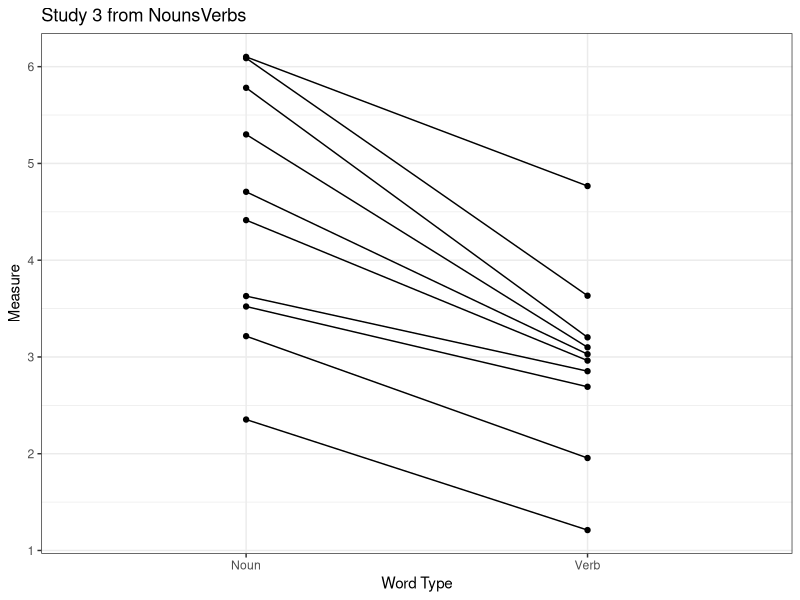
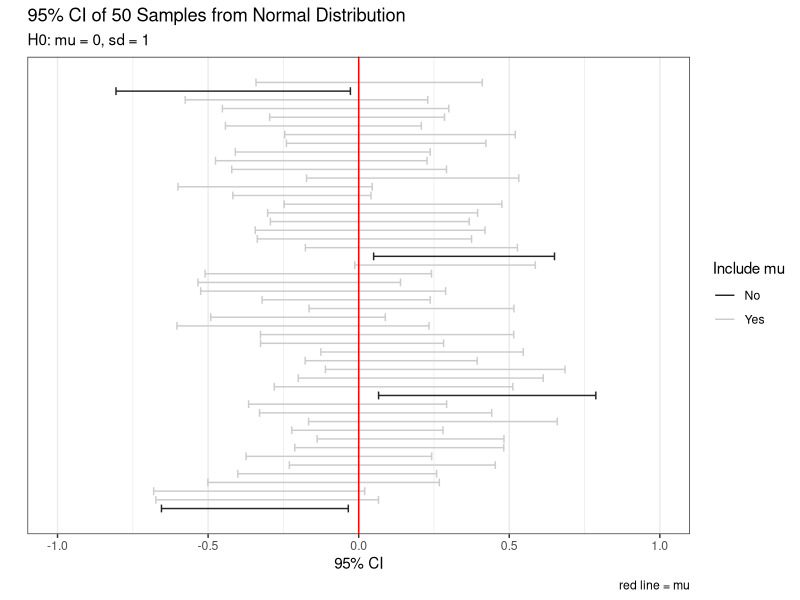
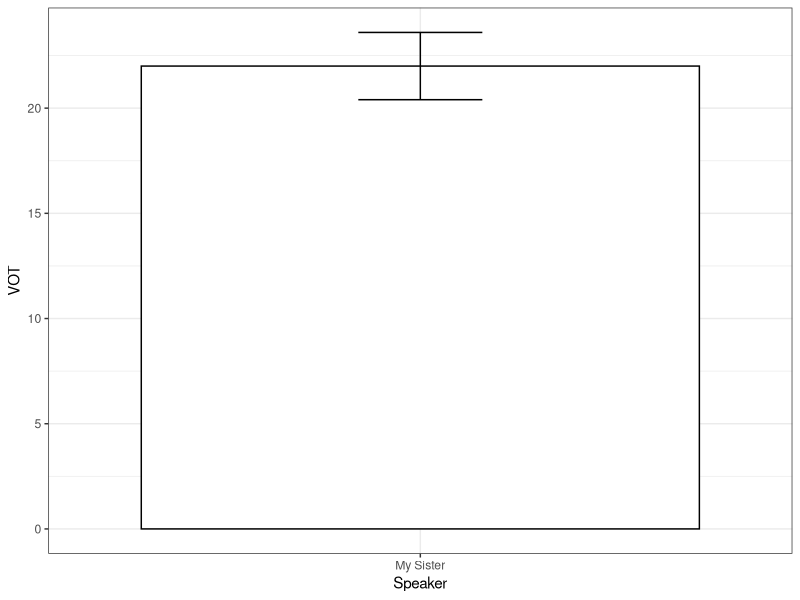
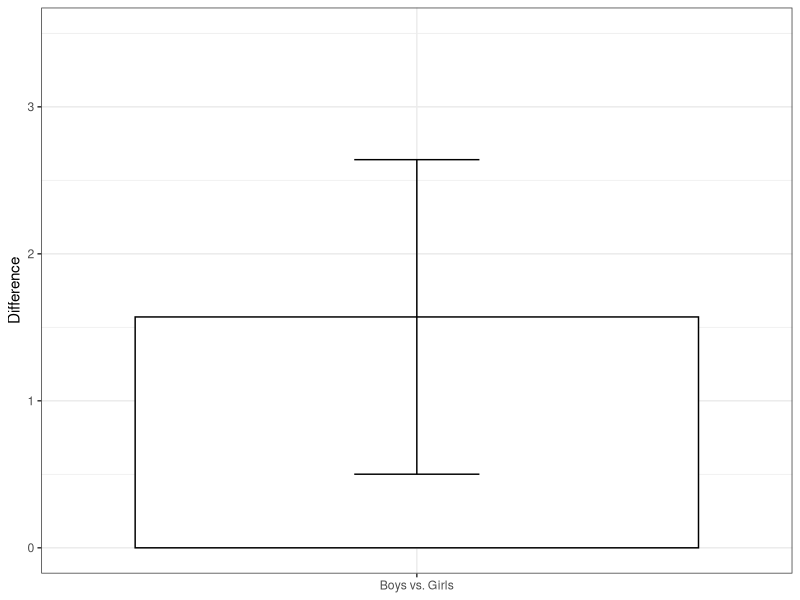
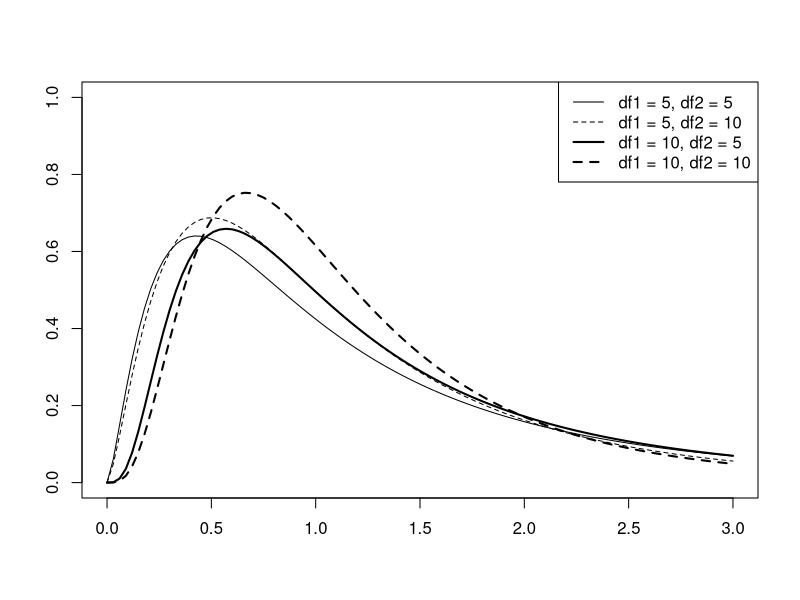
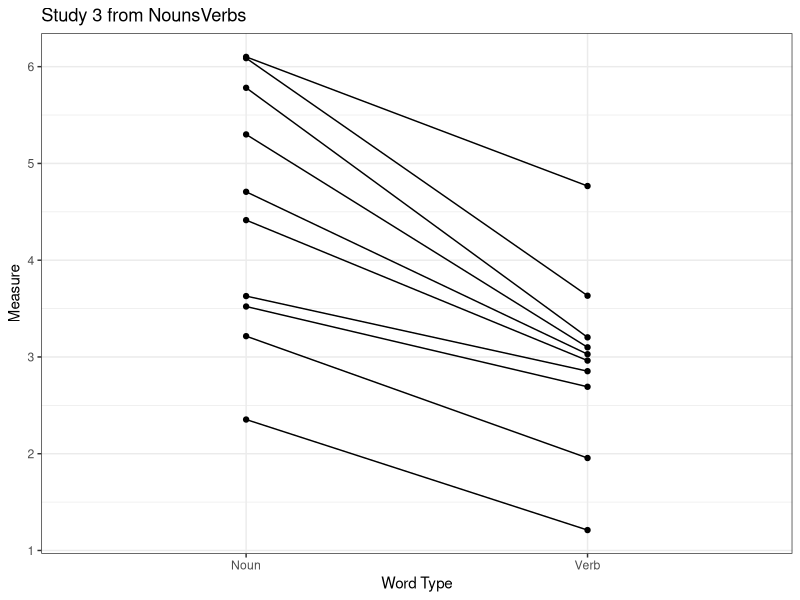
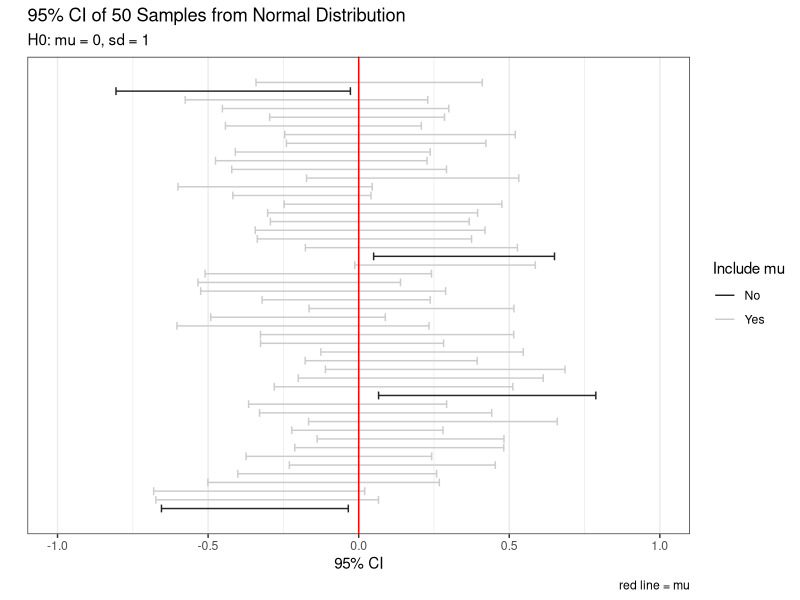
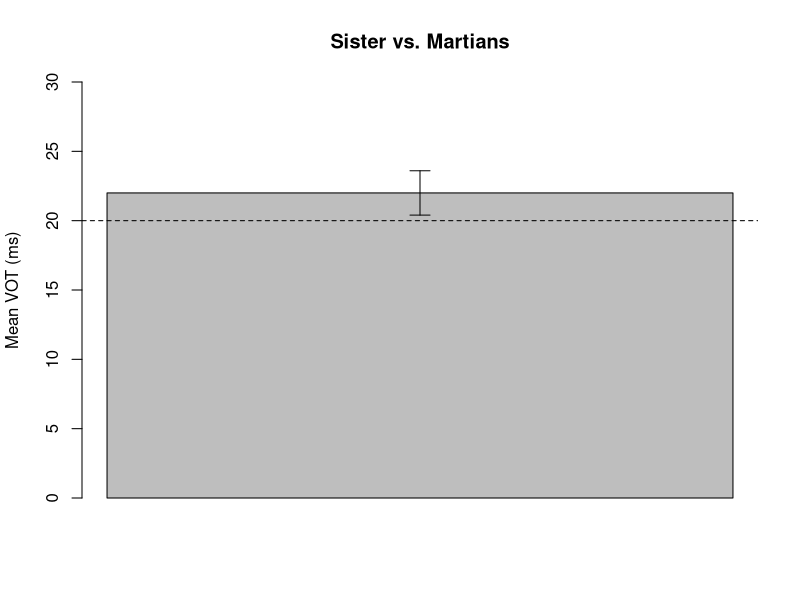

The R script that drew these images, in order: (Note: this script raises an error after producing the figures.)
# Figure 1

tiff(filename = "ch7.figure1.tiff", width = 1800, height = 1350, units = "px", res = 300)

plot(function(x) {df(x, df1=5, df2=5)}, xlim=c(0,3), ylim=c(0,1), ylab = "", xlab = "") 
plot(function(x) {df(x, df1=5, df2=10)}, xlim=c(0,3), add=T, lty=2) 
plot(function(x) {df(x, df1=10, df2=5)}, xlim=c(0,3), add=T, lwd=2) 
plot(function(x) {df(x, df1=10, df2=10)},
       xlim=c(0,3), add=T, lty=2, lwd=2) 
legend("topright", lty=c(1,2,1,2), lwd = c(1,1,2,2), 
       legend=c("df1 = 5, df2 = 5", "df1 = 5, df2 = 10", "df1 = 10, df2 = 5",
                    "df1 = 10, df2 = 10")) 

dev.off()

# Figure 2
library(ggplot2)

nv = read.table("NounsVerbs.txt", header = T) 
ggplot(subset(nv, Study == 3), aes(x = WordType, y = Measure)) +
  geom_point() +
  geom_line(aes(group = Participant)) +
  labs(title = "Study 3 from NounsVerbs", x = "Word Type", y = "Measure") +
  theme_bw()

ggsave(filename = "ch7.figure2.tiff", width = 1800, height = 1350, units = "px",
       dpi = 300)

# Figure 3
library(ggplot2)

n = 30
means = c()
ses = c()
ci.upper = c()
ci.lower = c()
for(i in 1:50) {
  set.seed(i * 10)
  sample.new = rnorm(n)
  means[i] = mean(sample.new)
  ses[i] = sd(sample.new) / sqrt(n)
  ci.upper[i] = means[i] + 1.96 * ses[i]
  ci.lower[i] = means[i] - 1.96 * ses[i]
}

ci.test = data.frame(sample.mean = means, sample.se = ses, 
                     ci.upper = ci.upper, ci.lower = ci.lower, x = 1:50)

means.avg = mean(means)

ci.test$includeMu = ifelse(ci.test$ci.lower > 0 | ci.test$ci.upper < 0, "No", "Yes")

ggplot(data = ci.test, mapping = aes(x = x, y = sample.mean, color = includeMu)) +
  geom_errorbar(ymin = ci.lower, ymax = ci.upper) +
  geom_hline(yintercept = 0, color = "red") +
  scale_x_continuous(labels = NULL, breaks = NULL) +
  scale_y_continuous(limits = c(-1, 1)) +
  scale_color_manual(values = c("#252525", "#cccccc")) +
  coord_flip() + labs(title = "95% CI of 50 Samples from Normal Distribution",
                      subtitle = "H0: mu = 0, sd = 1", x = "", y = "95% CI", caption = "red line = mu") +
  guides(color = guide_legend(title = "Include mu")) +
  theme_bw()

ggsave(filename = "ch7.figure3.tiff", width = 1800, height = 1350, units = "px",
       dpi = 300)

# Figure 4
tiff(filename = "ch7.figure4.tiff", width = 1800, height = 1350, units = "px", res = 300)

error.bar = function(x, y, upper, lower = upper, length = 0.1,...) { 
  if(length(x) != length(y) | length(y) !=length(lower) | 
     length(lower) != length(upper)) 
    stop("vectors must be same length") 
  arrows(x, y + upper, x, y - lower, 
         angle = 90, code = 3, length = length, ...) 
} 
sister.plot = barplot(22, ylim = c(0,30), 
                      ylab = "Mean VOT (ms)", main = "Sister vs. Martians") 
conf95 = qt(0.05/2, df = 15) * (3/sqrt(16))
error.bar(sister.plot, 22, conf95) 
abline(h = 20, lty = 2)

dev.off()

# Figure 5
sister.mean = data.frame(Speaker = "My Sister", VOT = 22)
library(ggplot2) 
ggplot(data = sister.mean, mapping = aes(x = Speaker, y = VOT)) + 
  geom_bar(fill = "white", color = "black", stat = "identity") + 	
  geom_errorbar(mapping = aes(ymin = VOT-conf95, 
                              ymax = VOT+conf95), width = 0.2) +
  theme_bw()

ggsave(filename = "ch7.figure5.tiff", width = 1800, height = 1350, units = "px",
       dpi = 300)

# Figure 6
tiff(filename = "ch7.figure6.tiff", width = 1800, height = 1350, units = "px", res = 300)

bg = read.delim("BoysGirls.txt")
study1 = subset(bg, Study == 1)
t.res1 = t.test(Measure ~ Gender, data = study1, var.equal = T) 
conf95.upper = t.res1$conf.int[2]
conf95.lower = t.res1$conf.int[1]
conf95.2 = (conf95.upper - conf95.lower) / 2
boys1 = subset(study1, Gender == "Boy") 
girls1 = subset(study1, Gender == "Girl")
bg.plot = barplot(abs(mean(boys1$Measure) - mean(girls1$Measure)),
                  names.arg=c("Boys vs. Girls"), ylab = "Difference", 
                  ylim = c(0, 3.5)) 	
error.bar(bg.plot, abs(mean(boys1$Measure) - mean(girls1$Measure)), 
          conf95.2) 

dev.off()

# Figure 7
bg.df = data.frame(xLab = "Boys vs. Girls", 
                   Diff = abs(mean(boys1$Measure) - mean(girls1$Measure)),
                   CI = conf95.2)

ggplot(data = bg.df, mapping = aes(x = xLab, y = Diff)) +
  geom_bar(color = "black", fill = "white", stat = "identity") +
  geom_errorbar(mapping = aes(ymin = Diff - CI, ymax = Diff + CI),
                width = 0.2) +
  scale_y_continuous(limits = c(0, 3.5)) +
  labs(x = NULL, y = "Difference") +
  theme_bw()

ggsave(filename = "ch7.figure7.tiff", width = 1800, height = 1350, units = "px",
       dpi = 300)

# Figure 8
tiff(filename = "ch7.figure8.tiff", width = 1800, height = 1350, units = "px", res = 300)

nv = read.delim("NounsVerbs.txt")
study3 = subset(nv, Study == 3)
t.res3 = t.test(Measure ~ WordType, data = study3, paired = T) 	
conf95.upper = t.res3$conf.int[2]
conf95.lower = t.res3$conf.int[1]
conf95.3 = (conf95.upper - conf95.lower) / 2
nouns3 = subset(study3, WordType == "Noun")
verbs3 = subset(study3, WordType == "Verb")
Diff.mean = mean(abs(nouns3$Measure - verbs3$Measure))
nv.plot = barplot(Diff.mean, names.arg=c("Nouns vs. Verbs"), 
                  ylab = "Mean of Paired Difference ", ylim=c(0, 3.5))
error.bar(nv.plot, Diff.mean, conf95.3)

dev.off()